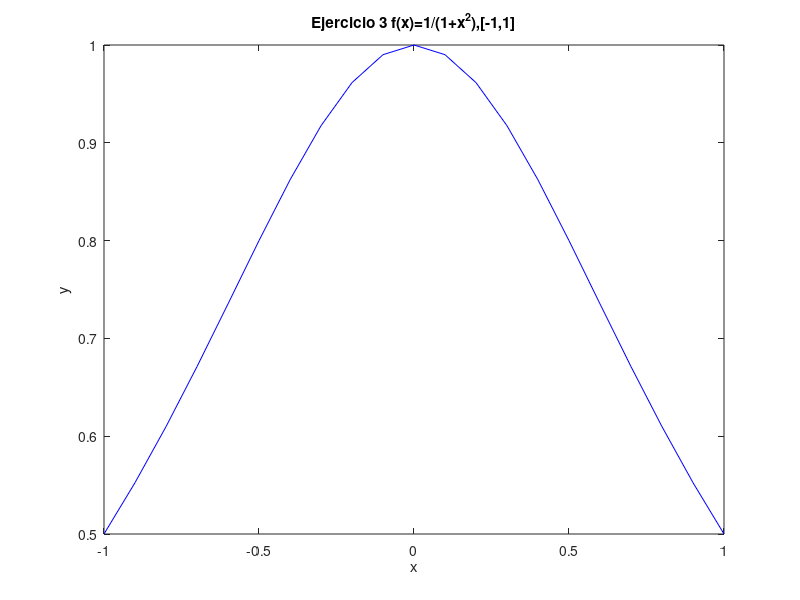

The MATLAB source for this figure:
% Octave Script
% Title			:1.5 Teorema de Existencia
% Description		:Script para graficar el ejercicio 3 de la actividad 1.5
% Author		:Luis Gerardo Cardozo Carranza (Gerard_CRS) luiscardozo161002@gmail.com
% Date			:20210504
% sion		        :1
% Usage			:octave> /path/Teorema_de_Existencia_Actividad_1.5_Luis Gerardo Cardozo Carranza_3202
% Notes			:Requiere aplicacion octave usar en consola preferentemente.

%Actividad_Ejercicio 3 f(x)=1/(1+x^2),[-1,1]
% Si se graficá su comportamiento es exponencial
%Limpiar variables.
clear
%Dominio de la funcion.
x=-1:0.1:1;
%Valor de la funcion.
y=1./(1+x.^2);
%Genera la grafica 
plot(x,y,'b');
%Asigna un nombre a la grafica 
title("Ejercicio 3 f(x)=1/(1+x^2),[-1,1]");
%Etiqueta para x
xlabel("x");
%Etiqueta para y
ylabel("y");
